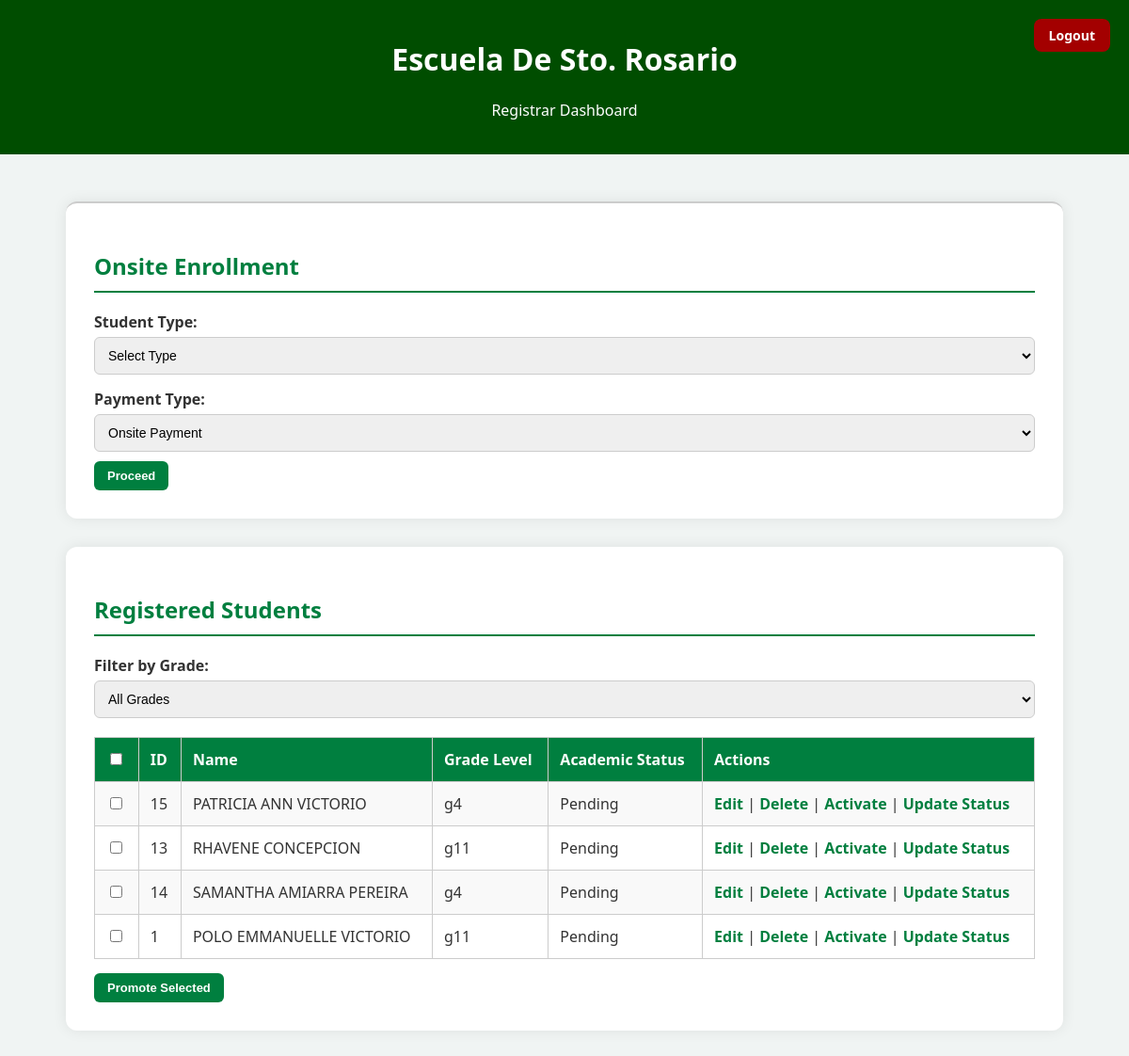
Before: /registrar_dashboard.php with the older database file.
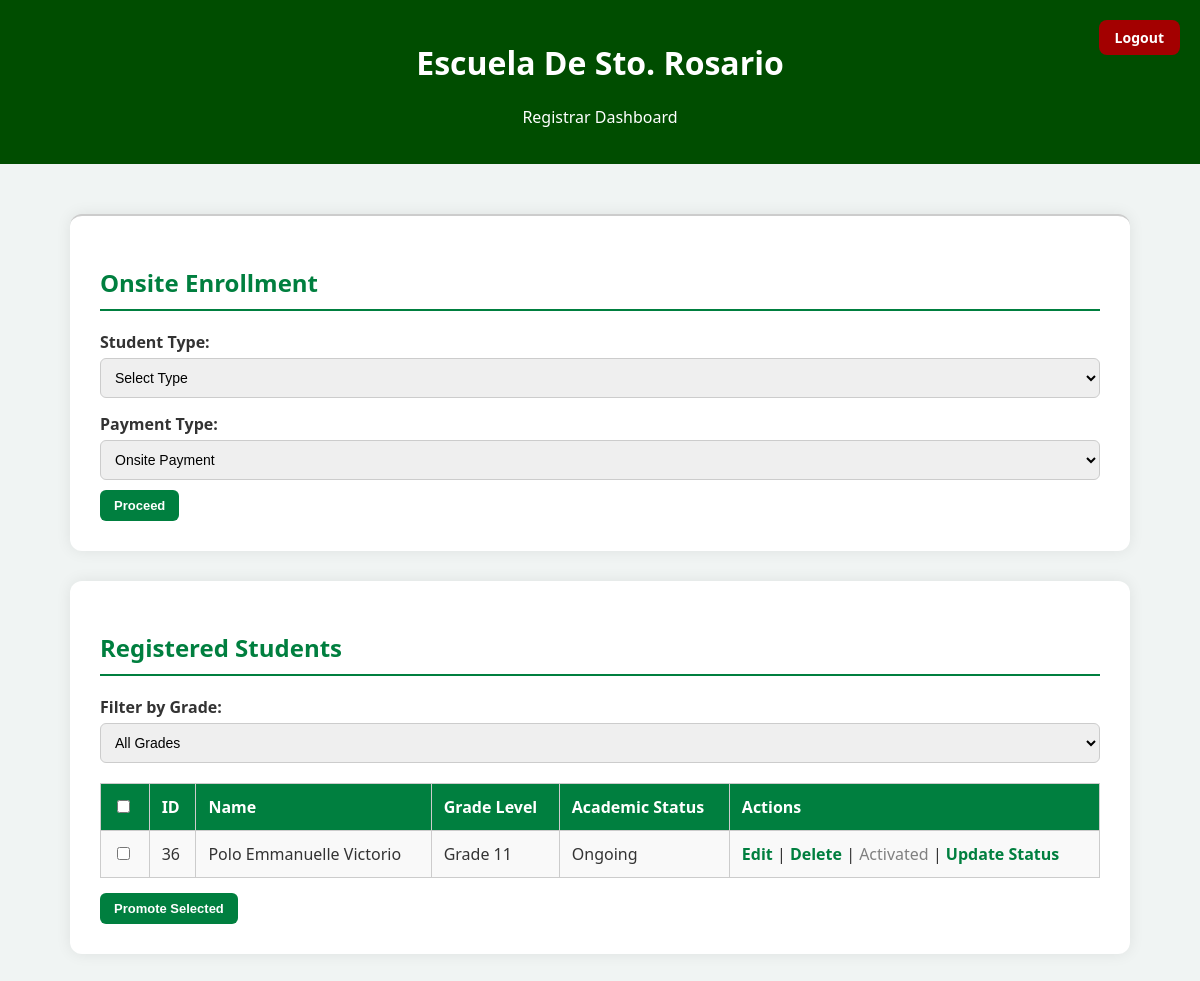
After: the same page with the newer database file.
### tables this page shows
CREATE TABLE `students_registration` (
  `id` int(11) NOT NULL,
  `student_number` varchar(50) DEFAULT NULL,
  `year` varchar(50) NOT NULL,
  `course` varchar(50) DEFAULT NULL,
  `lrn` varchar(50) NOT NULL,
  `lastname` varchar(100) NOT NULL,
  `firstname` varchar(100) NOT NULL,
  `middlename` varchar(100) NOT NULL,
  `specaddress` varchar(255) NOT NULL,
  `brgy` varchar(100) NOT NULL,
  `city` varchar(100) NOT NULL,
  `mother` varchar(100) NOT NULL,
  `father` varchar(100) NOT NULL,
  `gname` varchar(100) DEFAULT NULL,
  `sex` varchar(10) NOT NULL,
  `dob` date NOT NULL,
  `religion` varchar(50) NOT NULL,
  `emailaddress` varchar(100) NOT NULL,
  `contactno` varchar(20) NOT NULL,
  `schooltype` varchar(50) NOT NULL,
  `sname` varchar(255) DEFAULT NULL,
  `created_at` timestamp NOT NULL DEFAULT CURRENT_TIMESTAMP,
  `enrollment_status` enum('waiting','enrolled') DEFAULT 'waiting',
  `student_type` varchar(10) DEFAULT NULL,
  `academic_status` varchar(50) NOT NULL DEFAULT '',
  `portal_status` enum('pending','activated') DEFAULT 'pending'
);

### registrar_dashboard.php (the view, shortened to what this page needs)
<?php
include('db_connection.php');
?>
<!DOCTYPE html>
<html lang="en">
<head>
</head>
<body>
<header style="position: relative;">
  <h1>Escuela De Sto. Rosario</h1>
  <p>Registrar Dashboard</p>
  <a href="registrar_login.php" class="logout-btn">Logout</a>
</header>
<?php
$grade_filter = isset($_GET['grade_filter']) ? $_GET['grade_filter'] : '';
if ($grade_filter) {
    $stmt = $conn->prepare("
        SELECT sr.*, sa.email AS emailaddress
        FROM students_registration sr
        LEFT JOIN student_accounts sa ON sr.emailaddress = sa.email
        WHERE sr.enrollment_status = 'enrolled' AND sr.year = ?
    ");
    $stmt->bind_param("s", $grade_filter);
    $stmt->execute();
    $result = $stmt->get_result();
} else {
    $sql = "
        SELECT sr.*, sa.email AS emailaddress
        FROM students_registration sr
        LEFT JOIN student_accounts sa ON sr.emailaddress = sa.email
        WHERE sr.enrollment_status = 'enrolled'
    ";
    $result = $conn->query($sql);
}
?>
<div class="container form-section">
  <h2>Onsite Enrollment</h2>
  <form action="onsite_enrollment.php" method="GET">
      <label for="student_type">Student Type:</label>
      <select id="student_type" name="student_type" required>
          <option value="">Select Type</option>
      </select>
      <div id="paymentTypeField" style="display:block; margin-top:10px;">
          <label for="payment_type">Payment Type:</label>
          <select id="payment_type" name="payment_type">
              <option value="onsite">Onsite Payment</option>
          </select>
      </div>
      <input type="submit" value="Proceed">
  </form>
</div>
<div class="container">
<h2>Registered Students</h2>
<form method="GET" style="margin-bottom:20px;">
    <label for="grade_filter"><b>Filter by Grade:</b></label>
    <select name="grade_filter" id="grade_filter" onchange="this.form.submit()">
        <option value="">All Grades</option>
    </select>
</form>
<form method="POST" action="bulk_promote.php">
<?php if ($result && $result->num_rows > 0): ?>
<table>
<tr>
    <th><input type="checkbox" id="checkAll"></th>
    <th>ID</th>
    <th>Name</th>
    <th>Grade Level</th>
    <th>Academic Status</th>
    <th>Actions</th>
</tr>
<?php while ($row = $result->fetch_assoc()): ?>
<tr>
    <td>
        <input type="checkbox" name="student_ids[]" value="<?= $row['id'] ?>">
    </td>
    <td><?= $row['id'] ?></td>
    <td><?= htmlspecialchars($row['firstname'] . ' ' . $row['lastname']) ?></td>
    <td><?= htmlspecialchars($row['year']) ?></td>
    <td>
        <?php
        if ($row['year'] === 'Grade 12' && $row['academic_status'] === 'Passed') {
            echo '<span class="badge bg-success">Graduated</span>';
        } else {
            echo !empty($row['academic_status']) ? htmlspecialchars($row['academic_status']) : 'Pending';
        }
        ?>
    </td>
    <td>
        <a href="edit_student.php?id=<?= $row['id'] ?>">Edit</a> |
        <a href="delete_student.php?id=<?= $row['id'] ?>" onclick="return confirm('Are you sure?')">Delete</a>
        <?php if ($row['portal_status'] === 'activated'): ?>
            | <span style="color:gray;">Activated</span>
        <?php else: ?>
          | <a href="activate_student.php?id=<?= $row['id'] ?>" onclick="return confirm('Activate student portal account?')">Activate</a>
        <?php endif; ?>
        <?php if ($row['academic_status'] === 'Graduated'): ?>
            | <span class="badge bg-success">Graduated</span>
        <?php else: ?>
            | <a href="update_student_status.php?id=<?= $row['id'] ?>">Update Status</a>
        <?php endif; ?>
    </td>
</tr>
<?php endwhile; ?>
</table>
<input type="submit" value="Promote Selected" style="margin-top:15px;">
</form>
<?php else: ?>
<p>No enrolled students found.</p>
<?php endif; ?>
</div>
</body>
</html>

### registrar_dashboard.php (style rules this page uses)
body { font-family: 'Segoe UI', Tahoma, Geneva, Verdana, sans-serif; background-color: #f0f4f3; margin: 0; padding: 0; color: #333; }
.container { width: 90%; max-width: 1000px; margin: 30px auto; background: white; padding: 30px; border-radius: 12px; box-shadow: 0 0 15px rgba(0, 0, 0, 0.08); }
h2 { color: #007f3f; border-bottom: 2px solid #007f3f; padding-bottom: 10px; }
table { width: 100%; border-collapse: collapse; margin-top: 20px; }
table, th, td { border: 1px solid #ccc; }
th, td { padding: 12px; text-align: left; }
th { background-color: #007f3f; color: white; }
tr:nth-child(even) { background-color: #f9f9f9; }
a { color: #007f3f; text-decoration: none; font-weight: bold; }
label { display: block; margin-top: 15px; font-weight: bold; }
input[type="text"], textarea, select { width: 100%; padding: 10px; margin-top: 5px; border: 1px solid #ccc; border-radius: 6px; font-size: 14px; }
header { background-color: #004d00; color: white; text-align: center; padding: 20px 0; position: relative; }
.logout-btn { position: absolute; top: 20px; right: 20px; background-color: #a30000; color: white; border: none; padding: 8px 16px; border-radius: 8px; font-weight: bold; cursor: pointer; transition: background-color 0.3s ease; text-decoration: none; font-size: 14px; }
input[type="submit"], button { margin-top: 10px; background-color: #007f3f; color: white; padding: 8px 14px; border: none; border-radius: 6px; font-weight: bold; cursor: pointer; transition: background-color 0.3s ease; font-size: 13px; }
.form-section { margin-top: 50px; border-top: 2px solid #ccc; padding-top: 30px; }

Changed rows visible on the page:
removed students_registration: id "15", firstname+lastname "PATRICIA ANN VICTORIO", year "g4", academic_status "Pending"
removed students_registration: id "13", firstname+lastname "RHAVENE CONCEPCION", year "g11", academic_status "Pending"
removed students_registration: id "14", firstname+lastname "SAMANTHA AMIARRA PEREIRA", year "g4", academic_status "Pending"
removed students_registration: id "1", firstname+lastname "POLO EMMANUELLE VICTORIO", year "g11", academic_status "Pending"
added students_registration: id "36", firstname+lastname "Polo Emmanuelle Victorio", year "Grade 11", academic_status "Ongoing", portal_status "Activated"
